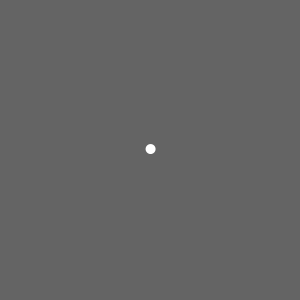
Frame 1 (no input)
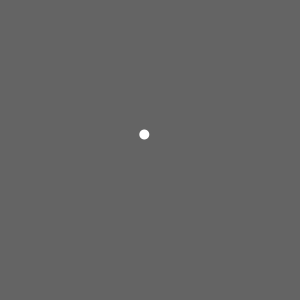
Frame 60 (the mouse pressed at the canvas centre just before this capture)
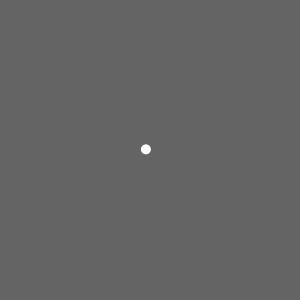
Frame 120 (the mouse held since frame 60 and released just before this capture)

The Processing sketch that drew these frames (run headless with seeded random() and noise(); from frame 60 on, the mouse is pressed at the canvas centre):

// Processing sketch: processing_23265
// ── processing_23265.pde

// Une bibitte qui se promene.
// Non interactif.

Bibitte bibitte;

void setup() {
  size(300,300);
  smooth();
  
  bibitte = new Bibitte( width/2 , height/2 , color(255) );
  
}


void draw() {
  background(100);
  bibitte.draw();
  
}

class Bibitte {
 

 float x;
 float y;
 color c;

  Bibitte( float x , float y , color c ) {
   
   this.x = x;
   this.y = y;
   this.c = c;
    
  }
  
  
  void draw() {
    
    x = x + random(-2,2);
    y = y + random(-2,2);
    
    noStroke();
    fill(c);
    ellipse( x , y , 10 , 10 );
    
  }
  
  
  
}
